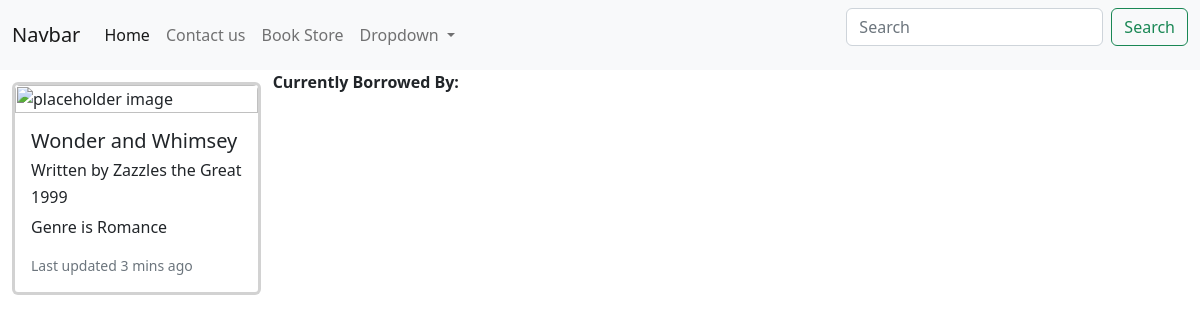
Page /books/3 on the committed database.
### Library/models.py (models this page shows)
class Book(models.Model):
    title = models.CharField(max_length=40) # charfields have to have a max length
    author = models.CharField(max_length=40)
    genre = models.TextField(default="Romance")
    year = models.IntegerField()
    inventory = models.IntegerField()
    id = models.AutoField(primary_key=True)

### Library/views.py (the view)
# urls.py: path('books/<int:bookid>', view_single_book, name='single_book'),
def view_single_book(request, bookid):
    single_book = get_object_or_404(Book, id=bookid)
    not_returned = Borrow.objects.filter(book=bookid, is_returned = False)
    borrowed_by = Borrow.objects.filter(book=bookid)
    return render(request, 'single_book.html', {'book':single_book, 'not_returned' :not_returned, 'borrowed_by':borrowed_by})

### Library/templates/single_book.html (shortened to what this page needs)
{% extends 'base.html' %}
{% block content %}
    <div class="card mb-3">
        <img src="https://upload.wikimedia.org/wikipedia/commons/1/1d/P_literature.svg", padding="5%", class="card-img-top" alt="placeholder image">
        <div class="card-body">
        <h5 class="card-title">{{ book.title }}</h5>
        <h6 class="card-title">Written by {{ book.author }}</h6>
        <h6 class="card-title">{{ book.year }}</h6>
        <p class="card-text">Genre is {{ book.genre }}</p>
        <p class="card-text"><small class="text-muted">Last updated 3 mins ago</small></p>
        </div>
    </div>
    <b>Currently Borrowed By:</b>
{% endblock %}

### Library/templates/base.html (style rules this page uses)
.card { float:left; margin:1%; border-width: 3px; max-width: 40%; }

### rows in the picture
Book: title "Wonder and Whimsey", author "Zazzles the Great", year "1999", genre "Romance"
